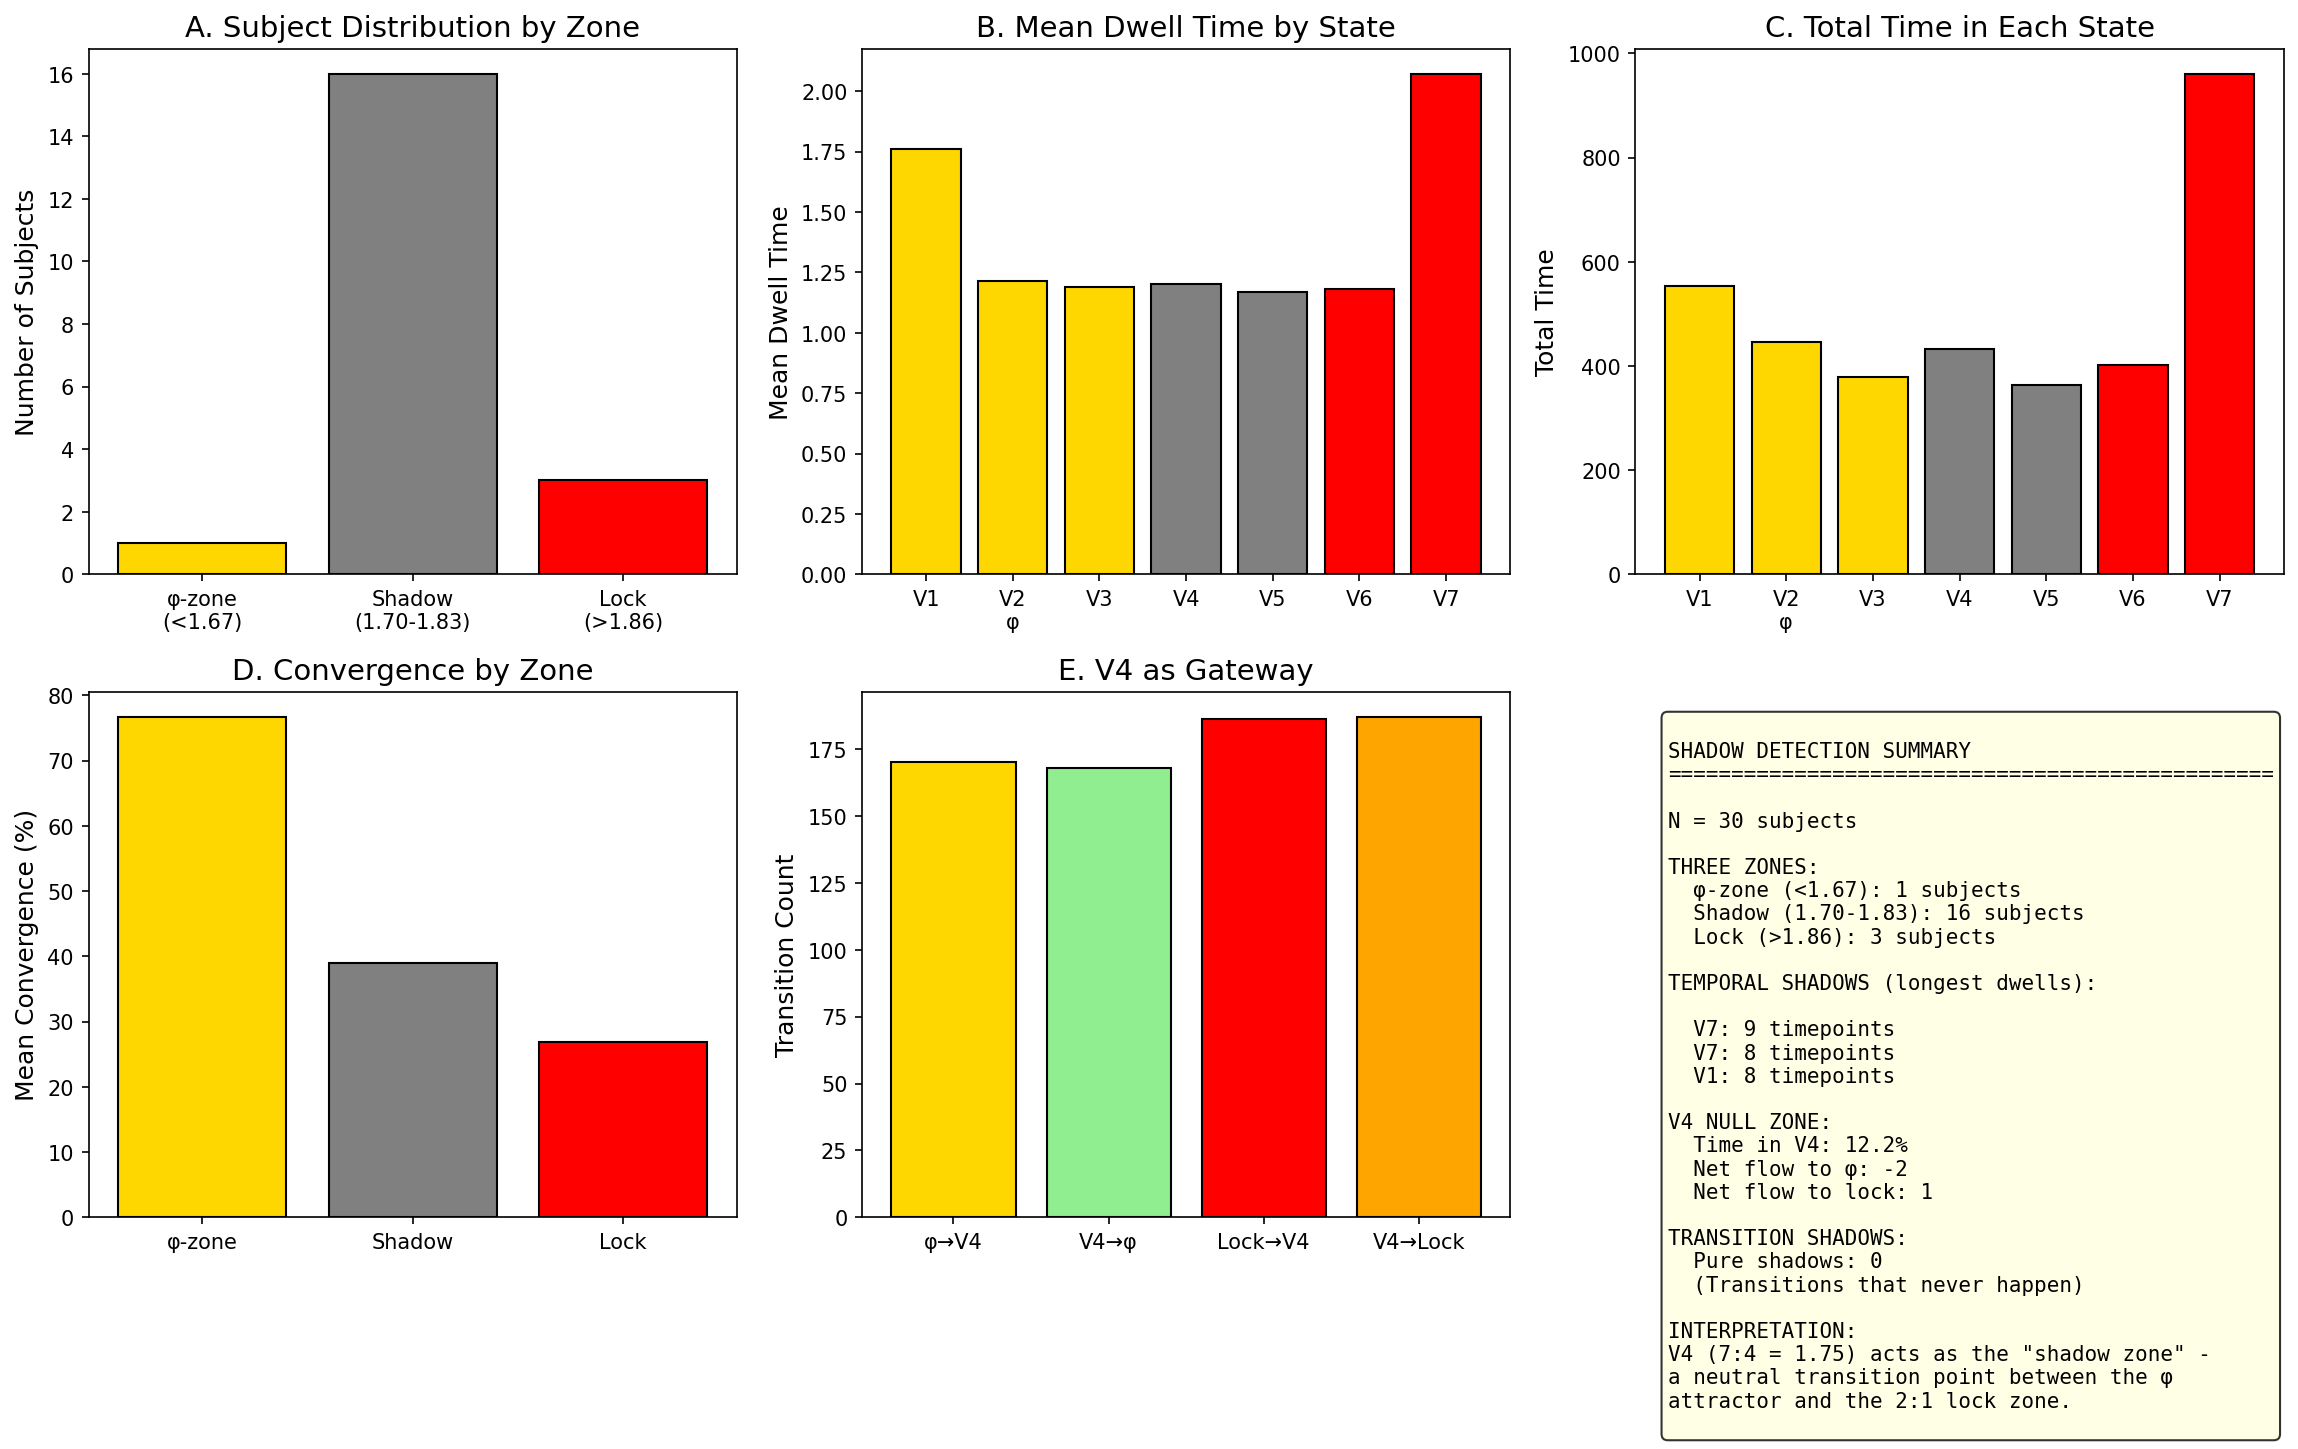

Source code (Python):
"""
SHADOW DETECTION ANALYSIS
=========================
Căutăm "umbra" în dinamica neurală
"""

import numpy as np
from scipy import stats, signal
from collections import Counter
import matplotlib.pyplot as plt
import mne
from mne.datasets import eegbci
from mne.io import read_raw_edf

mne.set_log_level('ERROR')

PHI = (1 + np.sqrt(5)) / 2

print("="*70)
print("SHADOW DETECTION ANALYSIS")
print("Looking for hidden patterns and shadow states")
print("="*70)

VIBRATON_EDGES = [1.45, 1.55, 1.64, 1.70, 1.77, 1.83, 1.90, 2.05]
VIBRATON_NAMES = ['V1', 'V2', 'V3', 'V4', 'V5', 'V6', 'V7']

def get_instantaneous_ratio(eeg, sfreq, window_sec=2):
    window = int(window_sec * sfreq)
    step = window // 4
    ratios = []
    
    for start in range(0, len(eeg) - window, step):
        seg = eeg[start:start+window]
        f, p = signal.welch(seg, sfreq, nperseg=min(512, len(seg)))
        
        t_mask = (f >= 4) & (f <= 8)
        a_mask = (f >= 8) & (f <= 13)
        
        if np.any(t_mask) and np.any(a_mask) and np.sum(p[t_mask]) > 0:
            f_t = np.sum(f[t_mask] * p[t_mask]) / np.sum(p[t_mask])
            f_a = np.sum(f[a_mask] * p[a_mask]) / np.sum(p[a_mask])
            if f_t > 0:
                ratios.append(f_a / f_t)
    
    return np.array(ratios)

def assign_vibraton_state(ratios):
    states = np.digitize(ratios, VIBRATON_EDGES) - 1
    return np.clip(states, 0, 6)

def get_power_ratio(eeg, sfreq):
    f, p = signal.welch(eeg, sfreq, nperseg=min(1024, len(eeg)//2))
    t_mask = (f >= 4) & (f <= 8)
    a_mask = (f >= 8) & (f <= 13)
    theta_pow = np.sum(p[t_mask])
    alpha_pow = np.sum(p[a_mask])
    return alpha_pow / (theta_pow + 1e-10)

print("\nLoading and analyzing 30 subjects...")

all_ratios = []
all_convergences = []
all_states = []
all_dwell_times = []
all_transitions = Counter()
all_power_ratios = []

for subj in range(1, 31):
    try:
        raw = read_raw_edf(eegbci.load_data(subj, [1], update_path=True, verbose=False)[0], 
                          preload=True, verbose=False)
        raw.filter(1, 45, verbose=False)
        sfreq = raw.info['sfreq']
        eeg = np.mean(raw.get_data(), axis=0)
        
        f, p = signal.welch(eeg, sfreq, nperseg=min(1024, len(eeg)//2))
        t_mask = (f >= 4) & (f <= 8)
        a_mask = (f >= 8) & (f <= 13)
        f_t = np.sum(f[t_mask] * p[t_mask]) / np.sum(p[t_mask])
        f_a = np.sum(f[a_mask] * p[a_mask]) / np.sum(p[a_mask])
        ratio = f_a / f_t if f_t > 0 else np.nan
        
        ratios_ts = get_instantaneous_ratio(eeg, sfreq)
        states = assign_vibraton_state(ratios_ts)
        
        conv = sum(1 for s in states if s <= 2) / len(states) * 100 if len(states) > 0 else 0
        
        for i in range(len(states) - 1):
            if states[i] != states[i+1]:
                all_transitions[(states[i], states[i+1])] += 1
        
        current_state = states[0]
        current_dwell = 1
        for i in range(1, len(states)):
            if states[i] == current_state:
                current_dwell += 1
            else:
                all_dwell_times.append((current_state, current_dwell))
                current_state = states[i]
                current_dwell = 1
        
        power_ratio = get_power_ratio(eeg, sfreq)
        
        all_ratios.append(ratio)
        all_convergences.append(conv)
        all_states.extend(states)
        all_power_ratios.append(power_ratio)
        
    except Exception as e:
        print(f"S{subj:02d}: Error - {e}")
        continue

all_ratios = np.array(all_ratios)
all_convergences = np.array(all_convergences)
all_power_ratios = np.array(all_power_ratios)

print(f"Analyzed {len(all_ratios)} subjects")

print("\n" + "="*70)
print("TEST 1: THREE ZONES (φ / Shadow / Lock)")
print("="*70)

phi_zone = all_ratios < 1.67
shadow_zone = (all_ratios >= 1.70) & (all_ratios <= 1.83)
lock_zone = all_ratios > 1.86

print(f"\nTHREE ZONES:")
print(f"  φ-zone (<1.67): {phi_zone.sum()} subjects")
print(f"  Shadow (1.70-1.83): {shadow_zone.sum()} subjects")
print(f"  Lock-zone (>1.86): {lock_zone.sum()} subjects")

if phi_zone.any():
    print(f"\nConvergence by zone:")
    print(f"  φ-zone: {all_convergences[phi_zone].mean():.1f}%")
if shadow_zone.any():
    print(f"  Shadow: {all_convergences[shadow_zone].mean():.1f}%")
if lock_zone.any():
    print(f"  Lock: {all_convergences[lock_zone].mean():.1f}%")

print("\n" + "="*70)
print("TEST 2: TEMPORAL SHADOWS (Longest Dwells)")
print("="*70)

all_dwell_times.sort(key=lambda x: x[1], reverse=True)

print("\nTOP 10 LONGEST DWELLS (temporal shadows):")
for state, duration in all_dwell_times[:10]:
    print(f"  V{state+1}: {duration} timepoints")

by_state = {}
for state, dur in all_dwell_times:
    if state not in by_state:
        by_state[state] = []
    by_state[state].append(dur)

print("\nMEAN DWELL TIME BY STATE:")
for state in sorted(by_state.keys()):
    print(f"  V{state+1}: {np.mean(by_state[state]):.2f} ± {np.std(by_state[state]):.2f}")

print("\n" + "="*70)
print("TEST 3: TRANSITION SHADOWS (Never happen)")
print("="*70)

possible = set()
for f in range(7):
    for t in range(7):
        if f != t:
            possible.add((f, t))

actual = set(all_transitions.keys())
shadows = possible - actual

print(f"\nTRANSITION SHADOWS:")
print(f"  Possible transitions: {len(possible)}")
print(f"  Actual transitions: {len(actual)}")
print(f"  Shadow transitions: {len(shadows)}")

if shadows:
    print("\nMISSING TRANSITIONS (SHADOWS):")
    for f, t in sorted(shadows):
        print(f"  V{f+1} → V{t+1}: NEVER HAPPENS")
else:
    print("\n  No pure shadows - all transitions occur at least once!")

least_common = sorted(all_transitions.items(), key=lambda x: x[1])[:5]
print("\nRARELY USED TRANSITIONS (dim shadows):")
for (f, t), count in least_common:
    print(f"  V{f+1} → V{t+1}: only {count} times")

print("\n" + "="*70)
print("TEST 4: V4 NULL ZONE ANALYSIS")
print("="*70)

v4_count = sum(1 for s in all_states if s == 3)
total_states = len(all_states)

print(f"\nV4 (NULL ZONE at 7:4 = 1.75):")
print(f"  Time in V4: {100*v4_count/total_states:.1f}%")

v4_to_phi = sum(all_transitions.get((3, t), 0) for t in [0, 1, 2])
v4_to_lock = sum(all_transitions.get((3, t), 0) for t in [4, 5, 6])
phi_to_v4 = sum(all_transitions.get((f, 3), 0) for f in [0, 1, 2])
lock_to_v4 = sum(all_transitions.get((f, 3), 0) for f in [4, 5, 6])

print(f"\nV4 as GATEWAY:")
print(f"  φ-zone → V4: {phi_to_v4}")
print(f"  V4 → φ-zone: {v4_to_phi}")
print(f"  Lock-zone → V4: {lock_to_v4}")
print(f"  V4 → Lock-zone: {v4_to_lock}")

print(f"\nV4 FLOW BALANCE:")
print(f"  Net flow to φ: {v4_to_phi - phi_to_v4}")
print(f"  Net flow to lock: {v4_to_lock - lock_to_v4}")

print("\n" + "="*70)
print("TEST 5: POWER SHADOWS")
print("="*70)

theta_shadowed = all_power_ratios > 2.0
alpha_shadowed = all_power_ratios < 0.5
balanced = (~theta_shadowed) & (~alpha_shadowed)

print(f"\nPOWER BALANCE:")
print(f"  Theta shadowed (α/θ > 2): {theta_shadowed.sum()} subjects")
print(f"  Alpha shadowed (α/θ < 0.5): {alpha_shadowed.sum()} subjects")
print(f"  Balanced: {balanced.sum()} subjects")

print("\n" + "="*70)
print("CORRELATION: Shadow zone vs Convergence")
print("="*70)

zone_labels = []
for r in all_ratios:
    if r < 1.67:
        zone_labels.append('phi')
    elif r > 1.86:
        zone_labels.append('lock')
    else:
        zone_labels.append('shadow')

phi_subjs = [c for z, c in zip(zone_labels, all_convergences) if z == 'phi']
shadow_subjs = [c for z, c in zip(zone_labels, all_convergences) if z == 'shadow']
lock_subjs = [c for z, c in zip(zone_labels, all_convergences) if z == 'lock']

print(f"\nMean convergence by zone:")
if phi_subjs:
    print(f"  φ-zone: {np.mean(phi_subjs):.1f}% (N={len(phi_subjs)})")
if shadow_subjs:
    print(f"  Shadow: {np.mean(shadow_subjs):.1f}% (N={len(shadow_subjs)})")
if lock_subjs:
    print(f"  Lock: {np.mean(lock_subjs):.1f}% (N={len(lock_subjs)})")

fig, axes = plt.subplots(2, 3, figsize=(16, 10))

ax1 = axes[0, 0]
zones = ['φ-zone\n(<1.67)', 'Shadow\n(1.70-1.83)', 'Lock\n(>1.86)']
counts = [phi_zone.sum(), shadow_zone.sum(), lock_zone.sum()]
colors = ['gold', 'gray', 'red']
ax1.bar(zones, counts, color=colors, edgecolor='black')
ax1.set_ylabel('Number of Subjects', fontsize=12)
ax1.set_title('A. Subject Distribution by Zone', fontsize=14)

ax2 = axes[0, 1]
mean_dwells = [np.mean(by_state.get(i, [0])) for i in range(7)]
colors = ['gold' if i <= 2 else 'gray' if i <= 4 else 'red' for i in range(7)]
ax2.bar(range(7), mean_dwells, color=colors, edgecolor='black')
ax2.set_xticks(range(7))
ax2.set_xticklabels(['V1', 'V2\nφ', 'V3', 'V4', 'V5', 'V6', 'V7'])
ax2.set_ylabel('Mean Dwell Time', fontsize=12)
ax2.set_title('B. Mean Dwell Time by State', fontsize=14)

ax3 = axes[0, 2]
state_times = [sum(1 for s in all_states if s == i) for i in range(7)]
ax3.bar(range(7), state_times, color=colors, edgecolor='black')
ax3.set_xticks(range(7))
ax3.set_xticklabels(['V1', 'V2\nφ', 'V3', 'V4', 'V5', 'V6', 'V7'])
ax3.set_ylabel('Total Time', fontsize=12)
ax3.set_title('C. Total Time in Each State', fontsize=14)

ax4 = axes[1, 0]
if phi_subjs:
    ax4.bar(0, np.mean(phi_subjs), color='gold', edgecolor='black', label='φ')
if shadow_subjs:
    ax4.bar(1, np.mean(shadow_subjs), color='gray', edgecolor='black', label='Shadow')
if lock_subjs:
    ax4.bar(2, np.mean(lock_subjs), color='red', edgecolor='black', label='Lock')
ax4.set_xticks([0, 1, 2])
ax4.set_xticklabels(['φ-zone', 'Shadow', 'Lock'])
ax4.set_ylabel('Mean Convergence (%)', fontsize=12)
ax4.set_title('D. Convergence by Zone', fontsize=14)

ax5 = axes[1, 1]
gateway_data = ['φ→V4', 'V4→φ', 'Lock→V4', 'V4→Lock']
gateway_vals = [phi_to_v4, v4_to_phi, lock_to_v4, v4_to_lock]
colors = ['gold', 'lightgreen', 'red', 'orange']
ax5.bar(gateway_data, gateway_vals, color=colors, edgecolor='black')
ax5.set_ylabel('Transition Count', fontsize=12)
ax5.set_title('E. V4 as Gateway', fontsize=14)

ax6 = axes[1, 2]
ax6.axis('off')

summary = f"""
SHADOW DETECTION SUMMARY
================================================

N = {len(all_ratios)} subjects

THREE ZONES:
  φ-zone (<1.67): {phi_zone.sum()} subjects
  Shadow (1.70-1.83): {shadow_zone.sum()} subjects
  Lock (>1.86): {lock_zone.sum()} subjects

TEMPORAL SHADOWS (longest dwells):
"""
for state, dur in all_dwell_times[:3]:
    summary += f"\n  V{state+1}: {dur} timepoints"

summary += f"""

V4 NULL ZONE:
  Time in V4: {100*v4_count/total_states:.1f}%
  Net flow to φ: {v4_to_phi - phi_to_v4}
  Net flow to lock: {v4_to_lock - lock_to_v4}

TRANSITION SHADOWS:
  Pure shadows: {len(shadows)}
  (Transitions that never happen)

INTERPRETATION:
V4 (7:4 = 1.75) acts as the "shadow zone" -
a neutral transition point between the φ
attractor and the 2:1 lock zone.
"""

ax6.text(0.05, 0.95, summary, transform=ax6.transAxes, fontsize=10,
         verticalalignment='top', fontfamily='monospace',
         bbox=dict(boxstyle='round', facecolor='lightyellow', alpha=0.8))

plt.tight_layout()
plt.savefig('shadow_detection_analysis.png', dpi=150, bbox_inches='tight')
print("\nFigure saved: shadow_detection_analysis.png")
